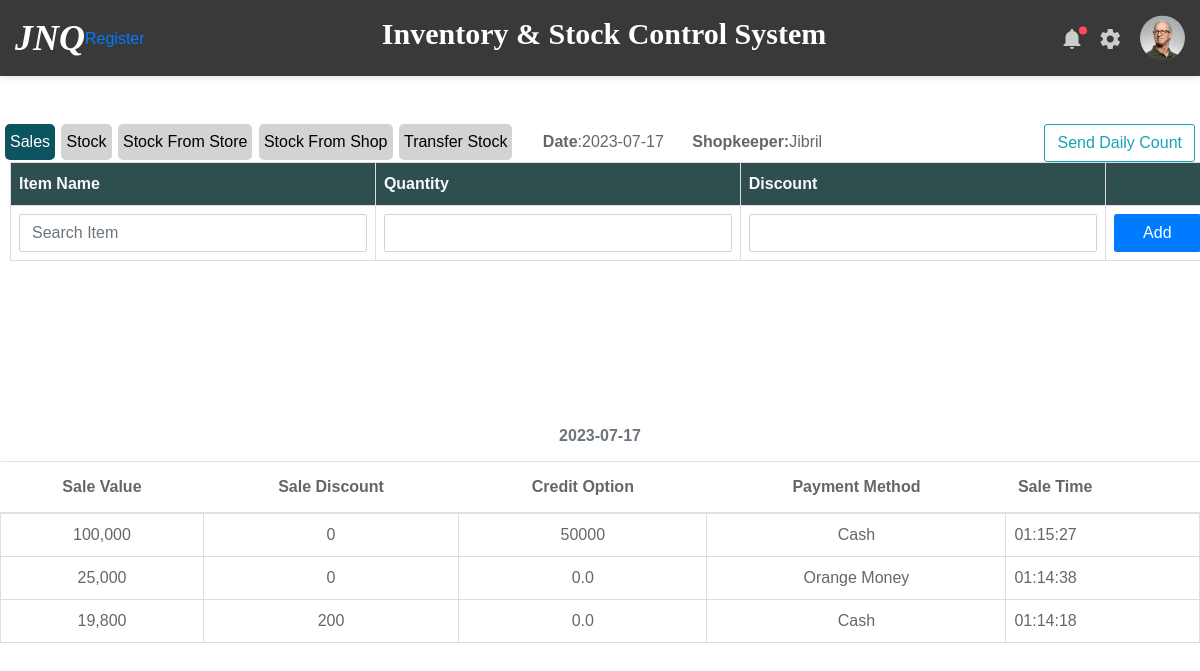
The page /2/shop on the database as committed earlier.
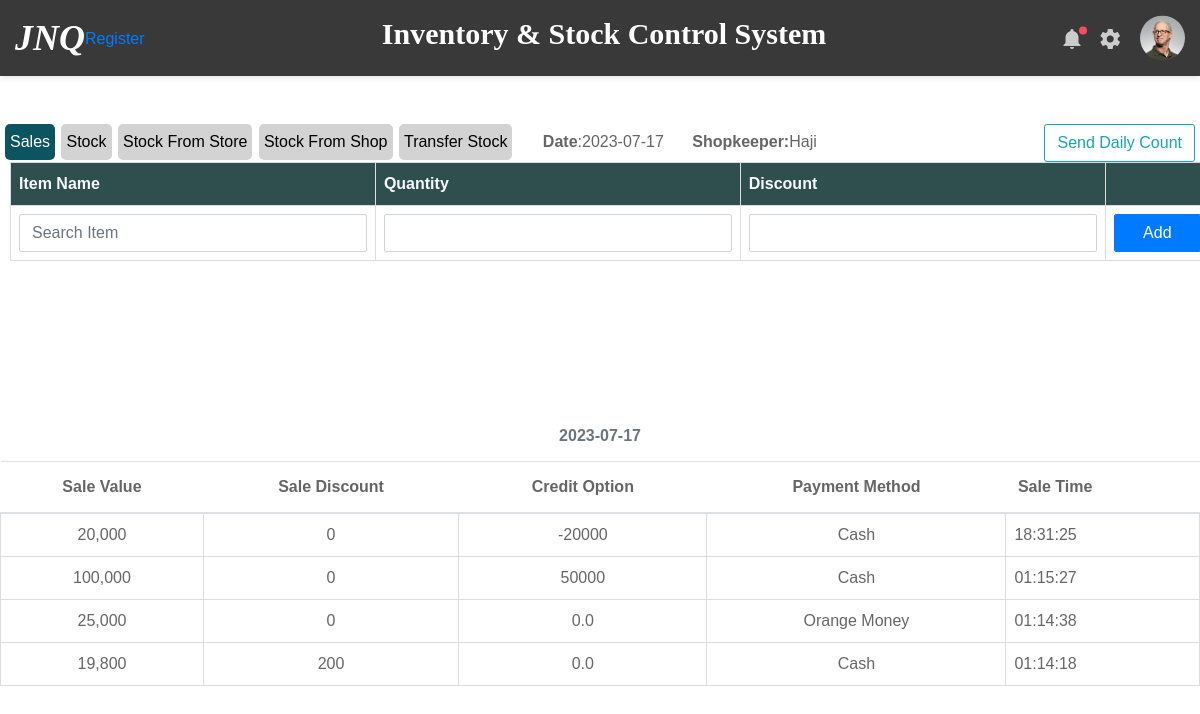
The same page on the database as committed later.
### inventory/models.py (models this page shows)
class User(db.Model, UserMixin):
    id = db.Column(db.Integer, primary_key=True)
    username = db.Column(db.String(50), unique=True, nullable=False)
    password = db.Column(db.String(100), nullable=False)
    user_role = db.Column(db.String(30), nullable=False)
    date_registered = db.Column(db.DateTime, default=datetime.now)
    shops = db.relationship('Shop', backref='staff', lazy=True)
    stores = db.relationship('Store', backref='staff', lazy=True)
    shopkeepers = db.relationship('Shopkeeper', backref='user_details', lazy=True)

class Sale(db.Model):
    id = db.Column(db.Integer, primary_key=True)
    sales_value = db.Column(db.Integer, nullable=False)
    sales_discount = db.Column(db.Integer, nullable=False)
    payment_method = db.Column(db.String(80), nullable=False)
    transaction_id = db.Column(db.String(60))
    date_sold = db.Column(db.DateTime, default=datetime.now)
    shop_id = db.Column(db.Integer, db.ForeignKey('shop.id'))
    debtor_id = db.Column(db.Integer, db.ForeignKey('debtor.id'))
    credit_option = db.Column(db.Boolean)
    amount_paid = db.Column(db.Integer)
    sale_items = db.relationship('StockSold', backref='sale_group', lazy=True)

### inventory/routes.py (the view, shortened to what this page needs)
@app.route('/<int:shop_id>/shop', methods=['GET', 'POST'])
def stock_sold(shop_id):
    shop = Shop.query.get_or_404(shop_id)
    selection_form = ShopStockSoldForm()
    sales_form = SaleForm()
    cart_items = StockSold.query.filter_by(sale_id=None).all() # Grab cart items
    total_amount = 0
    for item in cart_items:
        total_amount += item.item_value
    sales_lookup = {}
    total_discount = {}
    Date = today_date()
    current_date = datetime.now()
    sales_entries = Sale.query.filter(Sale.date_sold <= current_date, Sale.shop_id == shop.id
                                           ).order_by(Sale.date_sold.desc()).all()
    for entry in sales_entries:
        entry_id = entry.id
        total_discount[entry_id] = sum([(item.item_discount*item.item_quantity) for item in entry.sale_items]) + entry.sales_discount
        date = entry.date_sold.date()
        if date in sales_lookup:
            sales_lookup[date].append(entry)
        else:
            sales_lookup[date] = [entry]
    return render_template('stock_sold.html', selection_form=selection_form, sales_lookup=sales_lookup, Date=Date, shop=shop,
                           sales_form=sales_form, cart_items=cart_items, total_amount=total_amount,
                           sales_entries=sales_entries, total_discount=total_discount)

### inventory/forms.py
class ShopStockSoldForm(FlaskForm):
    item_name = SearchField('Search Item Name', validators=[DataRequired()])
    item_quantity = IntegerField('Quantity Sold', validators=[DataRequired()])
    item_discount = IntegerField('Discount', validators=[Optional()])
    submit = SubmitField('Add')

class SaleForm(FlaskForm):
    sale_discount = IntegerField('Sale Discount', validators=[Optional()])
    payment_method = SelectField('Payment Method', choices=payment_methods_list, default=None)
    transaction_id = StringField('Transaction ID', validators=[Optional()])
    credit_option = BooleanField('Credit Option')
    submit = SubmitField('Record Sale')

### inventory/routes.py (called while the page is built)
def today_date():
    date_today = datetime.today().strftime('%Y-%m-%d')
    return date_today

### inventory/templates/stock_sold.html (shortened to what this page needs)
{% extends 'layout.html' %}
{% block content %}
    {% if current_user.user_role == 'Admin' %}
    <a href="{{ url_for('view_shop', shop_id = shop.id) }}" class="btn btn-secondary ml-2 mb-2">Back to Shop</a>
    {% else %}
    <div class="button-container">
        <a href="{{ url_for('stock_sold', shop_id=shop.id)}}" class="button active">Sales</a>
        <a href="{{ url_for('view_shop', shop_id=shop.id)}}"class="button">Stock</a>
        <a href="{{ url_for('stock_received', shop_id=shop.id)}}" class="button">Stock From Store</a>
        <a href="{{ url_for('stock_from_shop', shop_id=shop.id)}}" class="button">Stock From Shop</a>
        <a href="{{ url_for('transfer_stock', shop_id=shop.id)}}" class="button">Transfer Stock</a>
        <a class="ml-4"><strong>Date</strong>:{{Date}}</a>
        {% if current_user in shop.shopkeepers %}
          <a class="ml-4"><strong>Shopkeeper:</strong>{{current_user.username }}</a>
      {% else %}
          <a class="ml-4"><strong>Shopkeeper:</strong>{{shop.shopkeepers[0].user_details.username }}</a>
      {% endif %}
        <div class="float-right"><a href="{{ url_for('daily_count', shop_id=shop.id)}}" class="btn btn-outline-info">Send Daily Count</a></div>
    </div>
    {% endif %}
    <table class="table" id="CartTable">
        <thead>
            <tr>
                <th>Item Name</th>
                <th>Quantity</th>
                <th>Discount</th>
                <th></th>
            </tr>
        </thead>
        <tbody>
            <tr>
                <form method="POST">
                    <td>{{ selection_form.item_name(class="form-control", id="searchItemName", placeholder="Search Item") }}</td>
                    <td>{{ selection_form.item_quantity(class="form-control") }}</td>
                    <td>{{ selection_form.item_discount(class="form-control") }}</td>
                    <td>{{ selection_form.submit(class="form-control btn btn-primary") }}</td>
                </form>
            </tr>
        </tbody>
    </table>
    {% if not sales_lookup %}
        <div class="text-center mt-4"><h5 class="font-italic">There are no sales for this shop yet.</h5></div>
    {% else %}
        {% for date in sales_lookup.keys() %}
            {% if current_user.user_role != 'Admin'%}
            <div class="table" id="SalesTable">
                {% else %}
                <div class="table">
                    {% endif %}
                    <table class="table mt-4">
                        <thead>
                            <caption style="caption-side: top; text-align: center"><span><strong>{{date}}</strong></span></caption>
                            <tr>
                                <th class="text-center">Sale Value</th>
                                <th class="text-center">Sale Discount</th>
                                <th class="text-center">Credit Option </th>
                                <th class="text-center">Payment Method</th>
                                <th colspan="2">Sale Time</th>
                            </tr>
                        </thead>
                        <tbody>
                            {% for entry in sales_lookup[date] %}
                            <tr>
                                <td class="text-center">{{ "{:,}".format (entry.sales_value) }}</td>
                                <td class="text-center">{{ "{:,}".format (total_discount[entry.id]) }}</td>
                                {% if entry.credit_option %}
                                    <td class="text-center">{{ entry.sales_value - entry.amount_paid }}</td>
                                {% else %}
                                    <td class="text-center">0.0</td>
                                {% endif %}
                                <td class="text-center">{{ entry.payment_method }}</td>
                                <td>{{ entry.date_sold.strftime('%H:%M:%S') }}</td>
                            </tr>
                            {% endfor %}
                        </tbody>
                    </table>
                </div>
        {% endfor %}
    {% endif %}
{% endblock %}

Rows that differ between the two databases and show on the page:
no longer on this page (row unchanged): User: username "Jibril"
now on this page (row unchanged): User: username "Haji"
added Sale: sales_value "20,000", sales_discount "0", entry.sales_value-entry.amount_paid "-20000", payment_method "Cash", date_sold "18:31:25"
